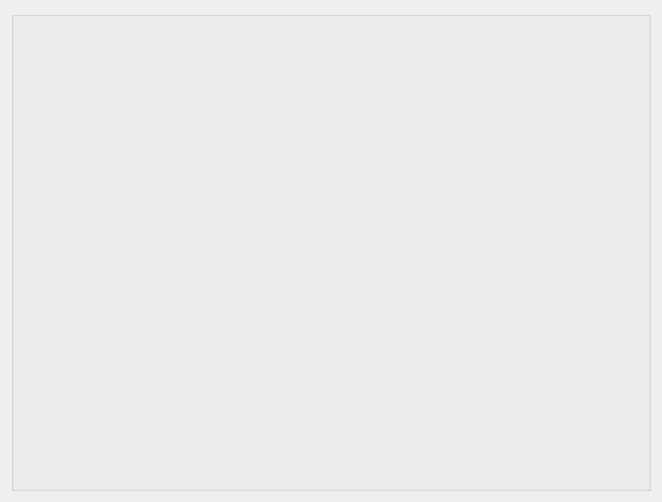
<?xml version="1.0" encoding="UTF-8"?>
<ui version="4.0">
 <class>Form</class>
 <widget class="QWidget" name="Form">
  <property name="geometry">
   <rect>
    <x>0</x>
    <y>0</y>
    <width>658</width>
    <height>498</height>
   </rect>
  </property>
  <property name="windowTitle">
   <string>Form</string>
  </property>
  <layout class="QGridLayout" name="gridLayout">
   <item row="0" column="0">
    <widget class="QGroupBox" name="groupBox">
     <property name="minimumSize">
      <size>
       <width>640</width>
       <height>480</height>
      </size>
     </property>
     <property name="title">
      <string/>
     </property>
     <layout class="QGridLayout" name="gridLayout_2">
      <item row="0" column="0">
       <widget class="Phonon::VideoPlayer" name="vp_main_video"/>
      </item>
     </layout>
    </widget>
   </item>
  </layout>
 </widget>
 <customwidgets>
  <customwidget>
   <class>Phonon::VideoPlayer</class>
   <extends>QWidget</extends>
   <header location="global">phonon/videoplayer.h</header>
  </customwidget>
 </customwidgets>
 <resources/>
 <connections/>
</ui>
